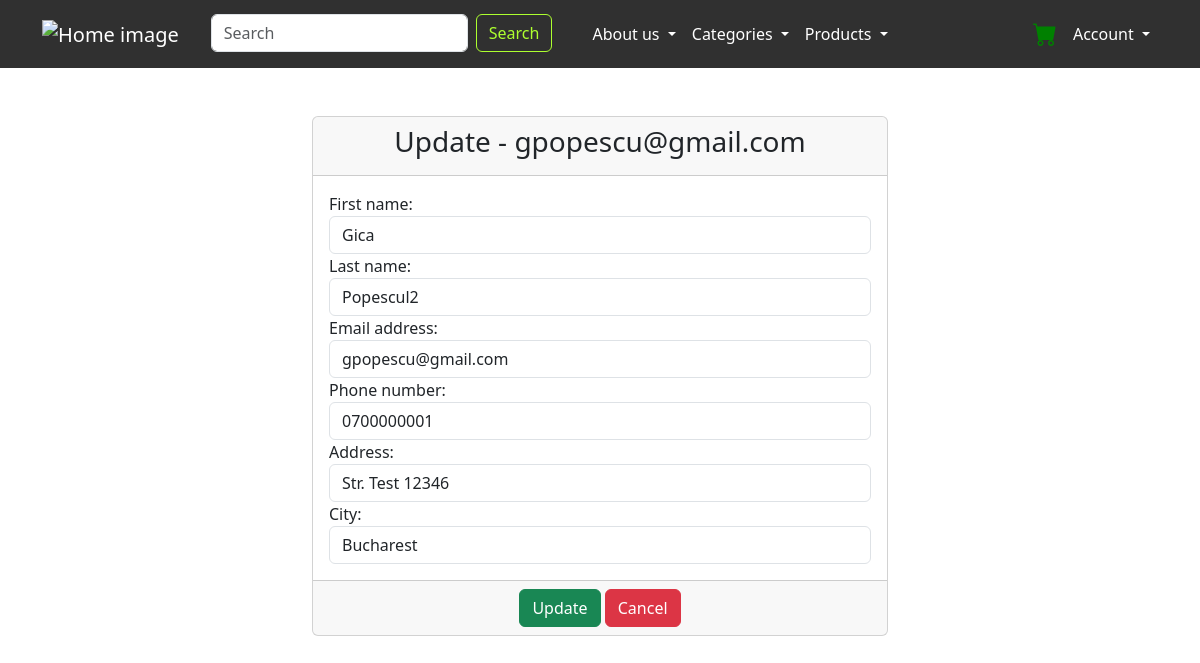
The page /update_user/6/ on the database as committed earlier.
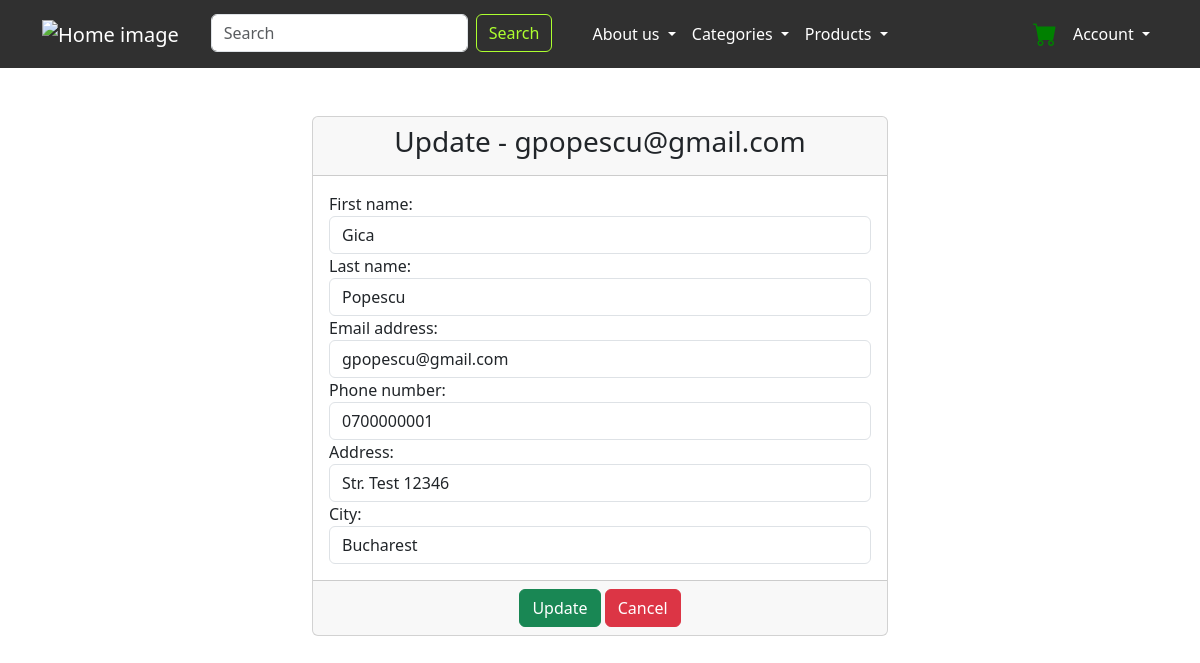
The same page on the database as committed later.
### home/models.py (models this page shows)
class SiteUser(AbstractUser):
    phone_number = models.CharField(max_length=11)
    address = models.CharField(max_length=255, blank=True)
    city = models.CharField(max_length=150, blank=True)
    def __str__(self):
        return self.username

### userextend/views.py (the view)
# urls.py: path('update_user/', views.UserUpdateView.as_view(), name='update_user'),
class UserUpdateView(UpdateView):
    template_name = 'userextend/update_user.html'
    model = SiteUser
    form_class = UserUpdateForm
    success_url = reverse_lazy('list-products')

### userextend/forms.py
class UserUpdateForm(forms.ModelForm):
    class Meta:
        model = SiteUser
        fields = ['first_name', 'last_name', 'email', 'phone_number', 'address', 'city']
        widgets = {
            'first_name': TextInput(
                attrs={'class': 'form-control', 'placeholder': "Please enter user's first name"}),
            'last_name': TextInput(
                attrs={'class': 'form-control', 'placeholder': "Please enter user's last name"}),
            'email': EmailInput(
                attrs={'class': 'form-control', 'placeholder': "Please enter user's email"}),
            'phone_number': NumberInput(
                attrs={'class': 'form-control', 'placeholder': "Please enter user's phone number"}),
            'address': TextInput(
                attrs={'class': 'form-control', 'placeholder': "Please enter user's address"}),
            'city': TextInput(
                attrs={'class': 'form-control', 'placeholder': "Please enter user's city"}),
        }

### vic_shop/context_processors.py (called while the page is built)
def category_list_view(request):
    category_list = Category.objects.all()
    return {'category_list': category_list}

### templates/userextend/update_user.html (shortened to what this page needs)
{% extends 'base.html' %}
{% block content %}
    <div class="container-fluid">
        <div class="row">
            <div class="col-md-6 offset-md-3 gy-5">
                <div class="card">
                    <div class="card-header">
                        <h3 class="text-center">Update - {{ siteuser }}</h3>
                    </div>
                    <form method="post" enctype="multipart/form-data">
                        <div class="card-body">
                            {{ form }}
                        </div>
                        <div class="card-footer text-center">
                            <button type="submit" class="btn btn-success">Update</button>
                            <a href="{% url 'list-products' %}" class="btn btn-danger">Cancel</a>
                        </div>
                    </form>
                </div>
            </div>
        </div>
    </div>
{% endblock %}

Rows that differ between the two databases and show on the page:
changed SiteUser "gpopescu@gmail.com": last_name "Popescul2" → "Popescu"
